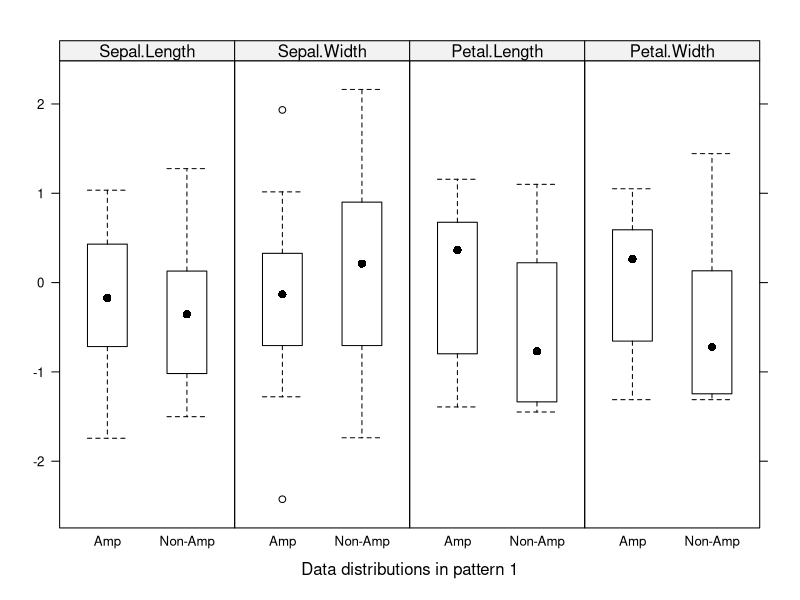
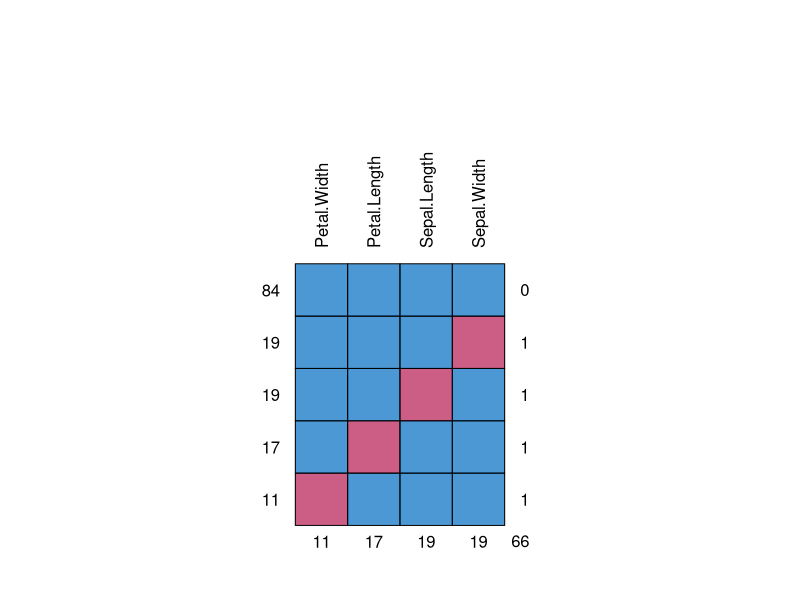
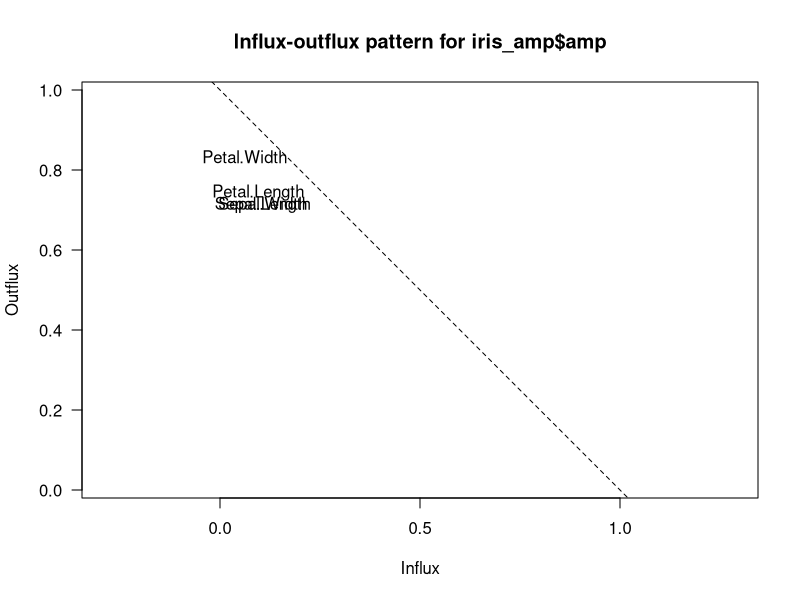
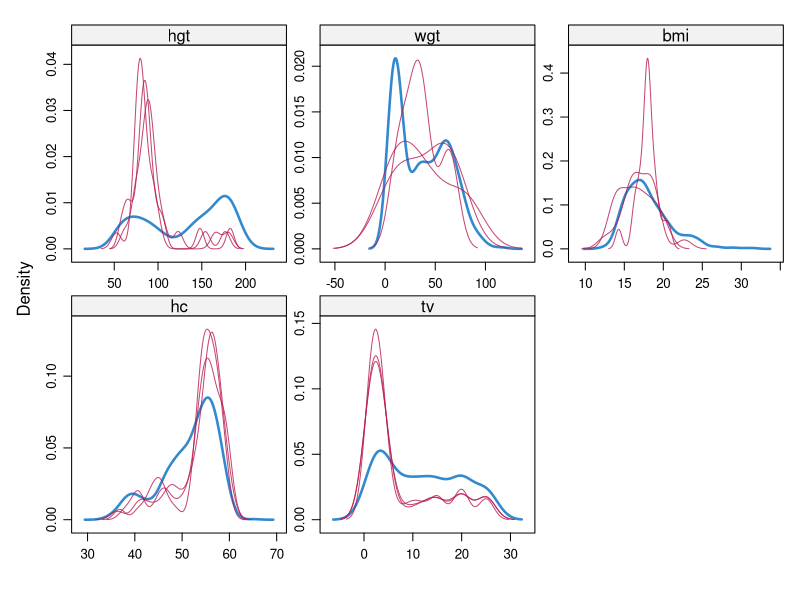
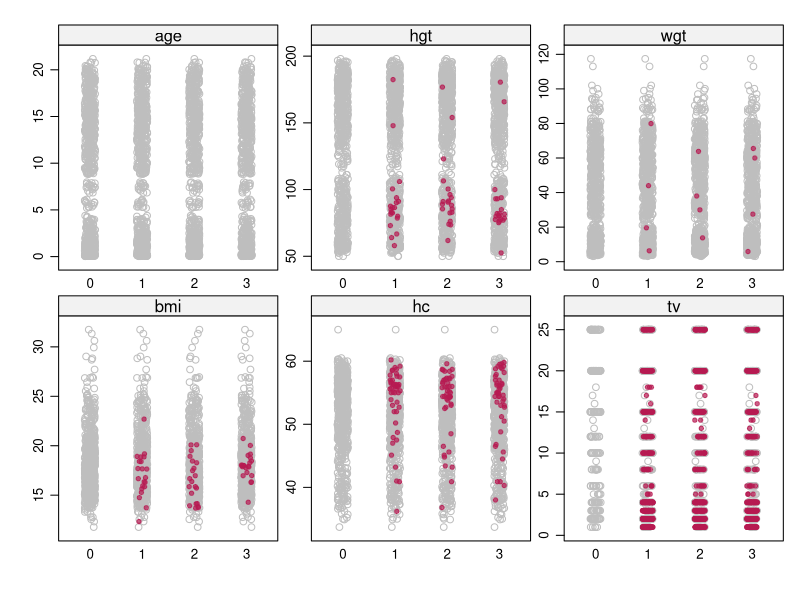
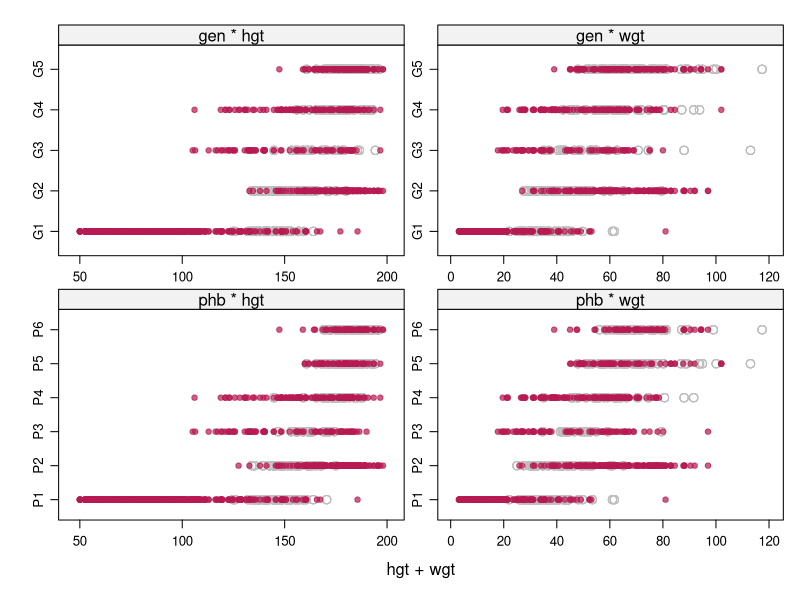
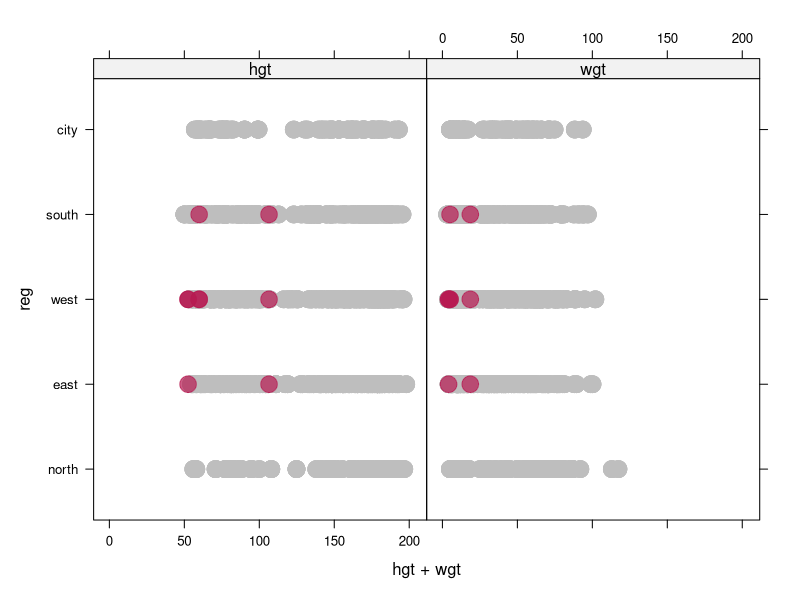

R code for these plots, in order:
## ---- chunk 1
knitr::opts_chunk$set(echo = TRUE)
library(mice)
library(knitr)
## ---- chunk 2
set.seed(1)
## ---- chunk 3
iris_amp <- ampute(iris[,-5], prop = 0.5, mech = "MCAR")


## ---- chunk 4
mice::bwplot(iris_amp, which.pat = 1)
## ---- chunk 5
md.pattern(iris_amp$amp,plot = FALSE, rotate.names = TRUE)
## ---- chunk 6
md.pattern(iris_amp$amp, plot = TRUE, rotate.names = TRUE)
## ---- chunk 7
fluxplot(iris_amp$amp)
## ---- chunk 8
# zajmujemy sie boys bo maja ordered/unordered factor -  nie mają binarnej kolumny - to nw, najwyżej inny zbiór danych?

## ---- chunk 9
str(boys)
## ---- chunk 10
dutch_boys<-boys
imp <- mice(dutch_boys[,-c(6,7,9)],
            method="pmm", m=3, maxit=3)
## ---- chunk 11
dutch_boys[,-c(6,7,9)] <- complete(imp)
## ---- chunk 12
## co on właściwie rysuje?
## argumenty na.groups i groups
## ---- chunk 13
densityplot(imp)
## ---- chunk 14
stripplot(imp,col=c("grey",mdc(2)),pch=c(1,20))
## ---- chunk 15
imp <- mice(dutch_boys[,-9], method="lda", m=3, maxit=3)
dutch_boys[,-9] <- complete(imp)
## ---- chunk 16
xyplot(imp, gen+phb ~ hgt+wgt,
       cex=1,col=c("grey",mdc(2)),pch=c(1,20))
## ---- chunk 17
imp <- mice(dutch_boys, method="polr", m=3, maxit=3)
dutch_boys <- complete(imp)
## ---- chunk 18
xyplot(imp,reg ~ hgt+wgt,
       cex=3,col=c("grey",mdc(2)),pch=20)
## ---- chunk 19
# Ponieważ w zbiorze danych boys nie ma danych binarnych,
# posłużymy się zbiorem mtcars.
# Usuwamy tylko w tych dwóch kolumach: vs i am
## ---- chunk 20
mtcars_amp<-ampute(data=mtcars,
                   patterns=rbind(
                     c(1,1,1,1,1,1,1,0,1,1,1),
                     c(1,1,1,1,1,1,1,1,0,1,1)),
                   prop = 0.5,
                   mech="MCAR")$amp
mtcars_amp[,8] <- as.factor(mtcars_amp[,8])
mtcars_amp[,9] <- as.factor(mtcars_amp[,9])
kable(summary(mtcars_amp) )
## ---- chunk 21
imp <- mice(mtcars_amp[,c(8,9)], method="logreg", m = 3, maxit = 3)
## ---- chunk 22
mtcars_amp[,c(8,9)] <- complete(imp)
str(mtcars_amp)
## ---- chunk 23


## ---- chunk 24
temp <- mice(dutch_boys, m = 20, maxit = 5, seed = 123)
modelFit <- with(data=temp, 
                 expr=lm(age ~ hgt + wgt))
summary(modelFit)
## ---- chunk 25
kable(summary(pool(modelFit)))
